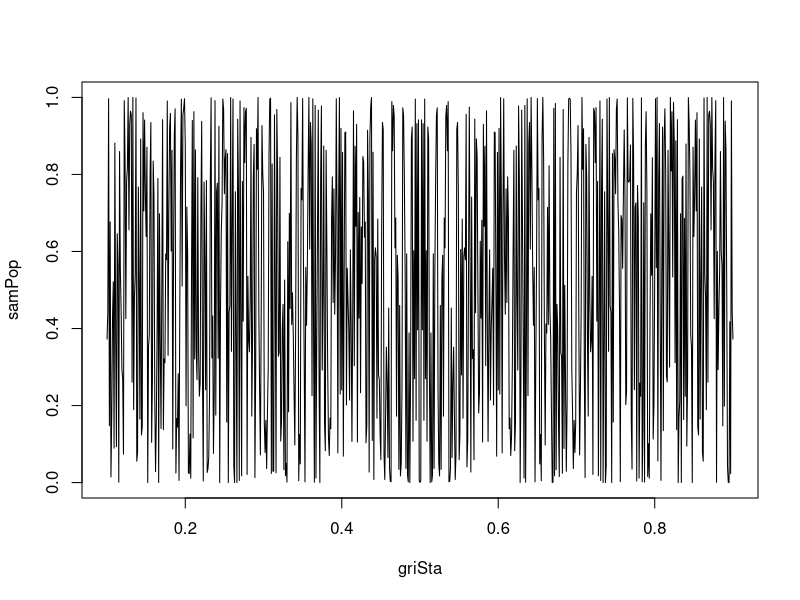
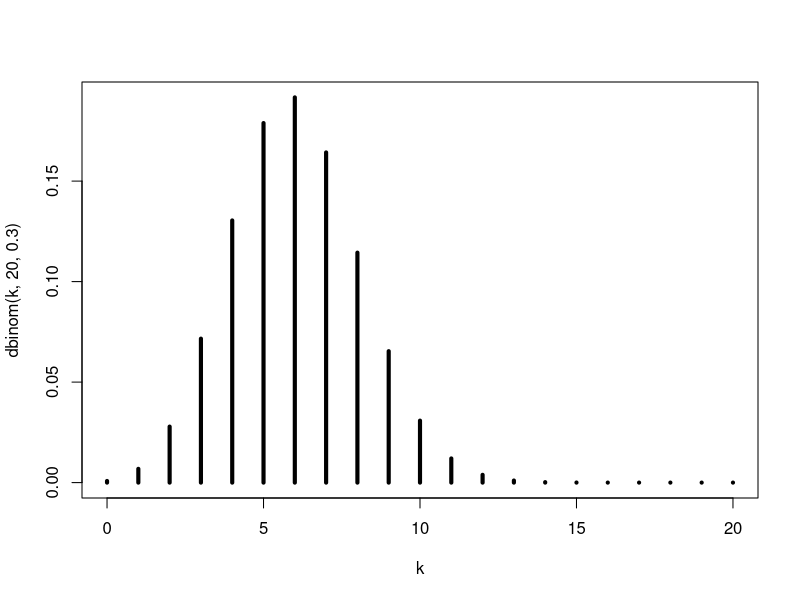
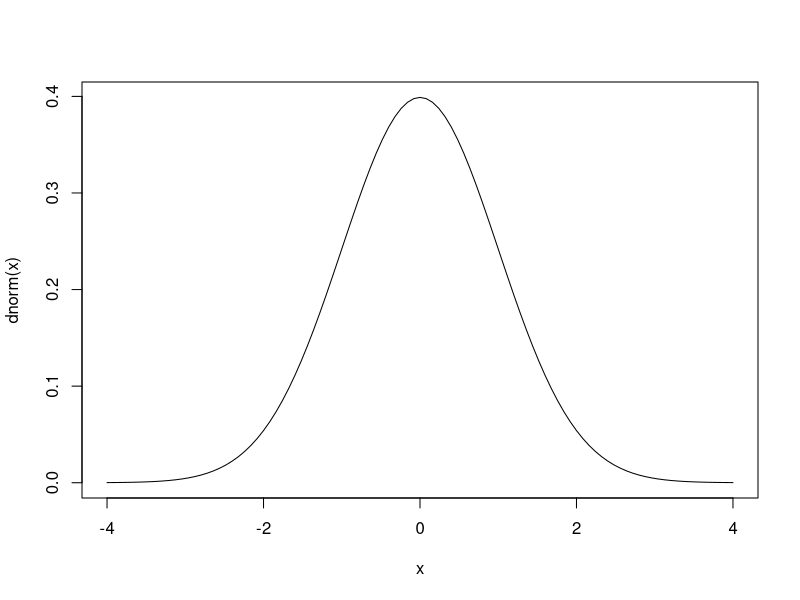
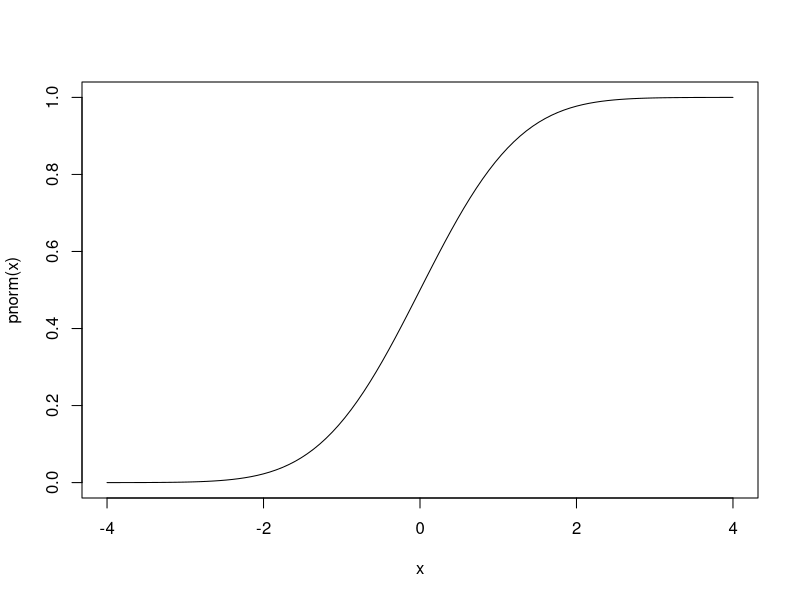
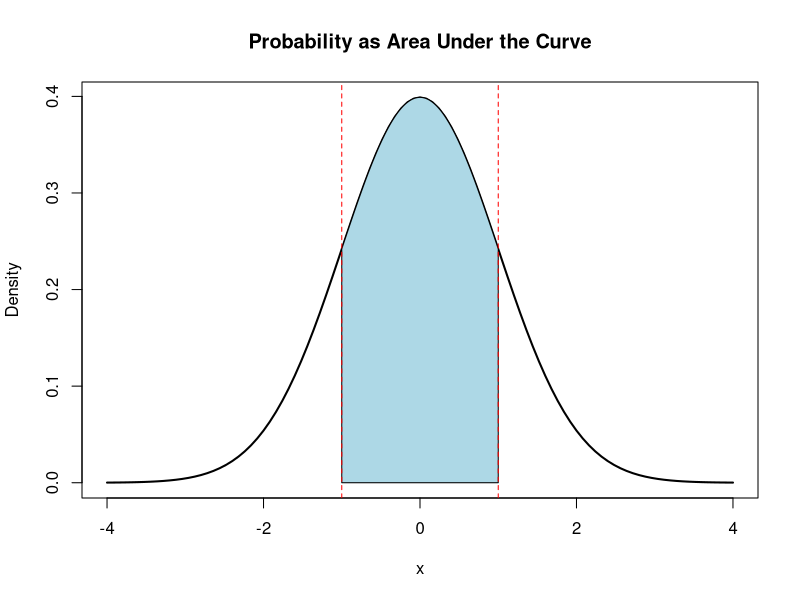
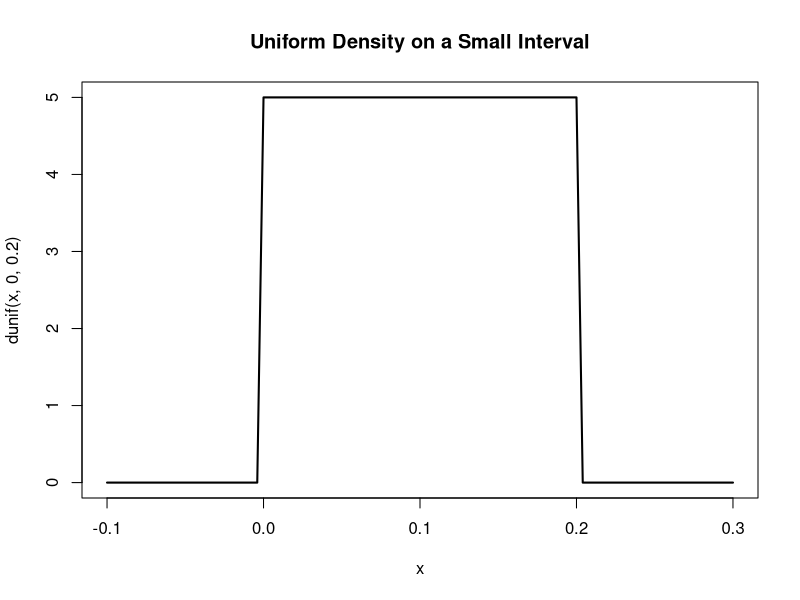
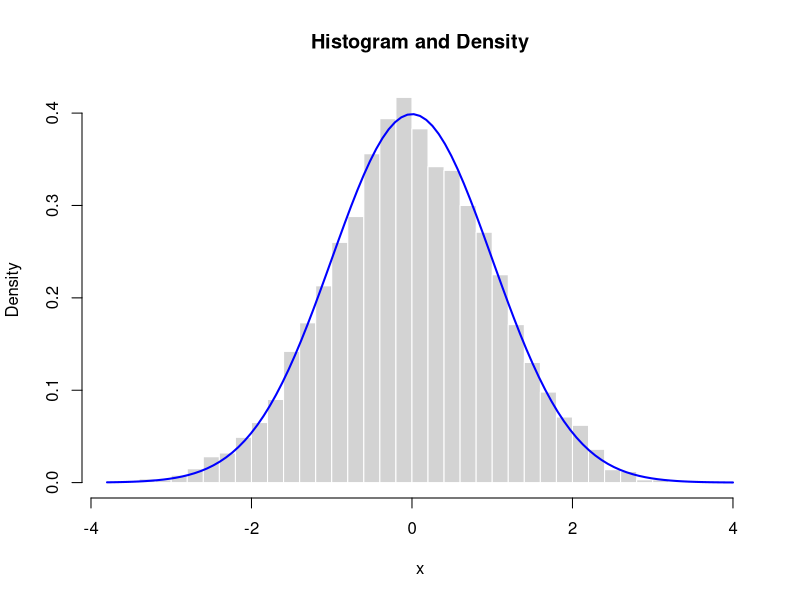
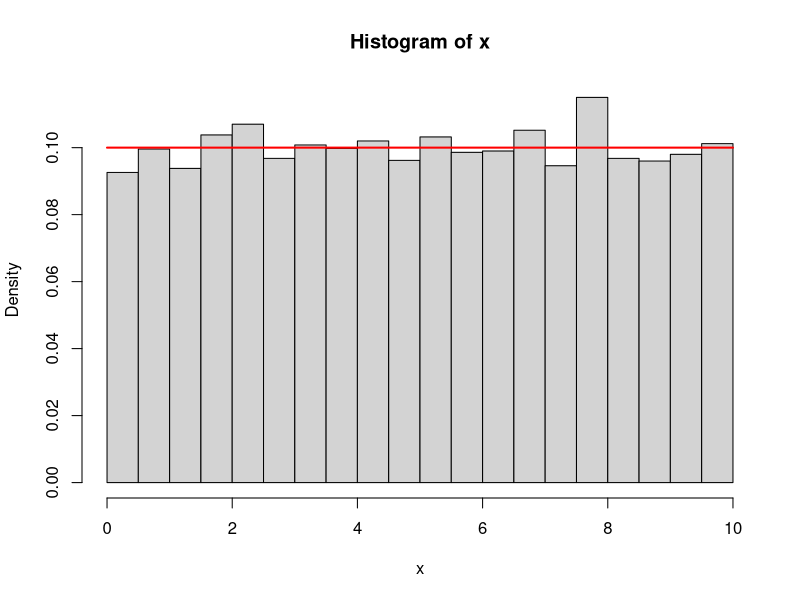

Generate these figures, in order, with R:
## ---- chunk 1
set.seed(2026)
sample(c("Heads", "Tails"), size = 10, replace = TRUE, prob = c(0.5, 0.5))
## ---- chunk 2
# Function Describing Population Growth
populationGrowth <- function(x = 1, r = 1, t = 1){
  for(i in 1:t){
    x <- r * x * (1 - x)
  }
  return(x)
}
# Samples obtained at different initial states for 10 periods
griSta <- seq(0.1,0.9, by = 0.001)
samPop <- populationGrowth(x = griSta, r = 4, t = 100)
# Print Table
names(samPop) <- griSta
print(round(samPop, 2))
#
plot(x = griSta, y = samPop, type = 'l')
## ---- chunk 3
p         <- 0.4
n         <- 1000
samCoi    <- sample(c("Heads", "Tails"), size = n, replace = TRUE, prob = c(p, 1 - p))
relFreHea <- sum(samCoi == "Heads") / n
print(relFreHea)
## ---- chunk 4
mean(sample(1:6, size = 10000, replace = TRUE) == 6)
## ---- chunk 5
dieRol <- sample(1:6, 10000, TRUE) 
pro12  <- mean(dieRol %in% c(1, 2))
pro1   <- mean(dieRol == 1)
pro2   <- mean(dieRol == 2)
print(paste0("Probability of 1: ", pro1))
print(paste0("Probability of 2: ", pro2))
print(paste0("Probability of 1 and 2: ", pro12))
## ---- chunk 6
pA <- mean(sample(1:6, 10000, TRUE) == 1)
print(paste0("Probability of rolling a 1 : ", pA))
print(paste0("Probability of not rolling a 1 : ", 1 - pA))
## ---- chunk 7
dieRol <- sample(1:6, 10000, TRUE)
proCon <- mean(dieRol == 4 & dieRol > 3) / mean(dieRol > 3)
print(paste0("Conditional probability of rolling a 4 given that a number greater than 3 is rolled: ", proCon))
## ---- chunk 8
proMar <- mean(dieRol == 4)
print(paste0("Conditional probability of rolling a 4 given that a number greater than 3 is rolled: ", proCon))
print(paste0("Marginal probability of rolling a 4: ", proMar))
## ---- chunk 9
# Bayes example via simulation
proInf <- 0.01
## Sample disease status
disease <- sample(c(TRUE, FALSE), 100000, TRUE, prob = c(proInf, 1 - proInf))
## Sample test results given disease status
sen <- 0.95
spe <- 0.05
test <- ifelse(disease,
               sample(c(TRUE,FALSE), 100000, TRUE,prob=c(sen,    1 - sen)),
               sample(c(TRUE,FALSE), 100000, TRUE,prob=c(1- spe, spe)))

mean(disease[test])
## ---- chunk 10
set.seed(1)
d1 <- sample(1:6, 100000, TRUE)
d2 <- sample(1:6, 100000, TRUE)

mean(d1 == 6 & d2 == 1)
mean(d1 == 6) * mean(d2 == 1)
## ---- chunk 11
suits  <- rep(c("H","S","D","C"), each = 13)
ranks  <- rep(1:13, 4)
deck   <- data.frame(suits, ranks)

sampA  <- deck[sample(1:52, 100000, TRUE), ]
sampB  <- deck[sample(1:52, 100000, TRUE), ]

mean(sampA$suits == "H" & sampB$ranks == 13)
mean(sampA$suits == "H") * mean(sampB$ranks == 13)
## ---- chunk 12
set.seed(2)
count <- 0
rep   <- 20000
for(i in 1:rep){
  sel1  <- sample(x = 1:52, size = 1)
  sel2  <- sample(x = (1:52)[-sel1], size = 1)
  A     <- deck$ranks[sel1] == 1
  B     <- deck$ranks[sel2] == 1
  count <- count + (A & B)
}
count/rep
(4/52) * (4/52)   # independence NOT satisfied
## ---- chunk 13
d1 <- sample(1:6, 20, TRUE)
d2 <- sample(1:6, 20, TRUE)
X  <- d1 + d2
X
## ---- chunk 14
sims <- replicate(30000, sum(sample(c(0,1),3,TRUE)))
table(sims)/length(sims)
## ---- chunk 15
X <- rowSums(cbind(sample(1:6,20000,TRUE), sample(1:6,20000,TRUE)))
prop.table(table(X))
## ---- chunk 16
mean(rpois(10000, lambda = 3))
## ---- chunk 17
mean(rbinom(1e5,20,0.3))
## ---- chunk 18
rbinom(10,20,0.5)
## ---- chunk 19
k <- 0:20
plot(k, dbinom(k,20,0.3), type="h", lwd=4)
## ---- chunk 20
table(rpois(10000,3))/10000
## ---- chunk 21
set.seed(2026)
x <- runif(n = 100000, min = 0, max = 100)
# Zero Probability for a Point
pro50 <- mean(x == 50)  # always 0
# Non-zero probability for an Interval
proInt <- mean(49 < x & x < 51)
print(paste0("Probability getting exactly 50: ", round(pro50 * 100, 2), "%"))
print(paste0("Probability getting around  50: ", round(proInt * 100, 2), "%"))
## ---- chunk 22
curve(dnorm(x), -4,4)
curve(pnorm(x), -4,4)
## ---- chunk 23
curve(dnorm(x), -4, 4, lwd=2,
      main="Probability as Area Under the Curve",
      ylab="Density")
a <- -1
b <- 1
x <- seq(a, b, length=200)
y <- dnorm(x)
polygon(c(a, x, b), c(0, y, 0), col="lightblue")
abline(v=c(a,b), col="red", lty=2)
## ---- chunk 24
pnorm(1) - pnorm(-1)
## ---- chunk 25
curve(dunif(x, 0, 0.2), from=-0.1, to=0.3, lwd=2,
      main="Uniform Density on a Small Interval")
## ---- chunk 26
set.seed(1)
x <- rnorm(5000)

hist(x, probability=TRUE, breaks=40,
     main="Histogram and Density",
     col="lightgray", border="white")

curve(dnorm(x), add=TRUE, lwd=2, col="blue")
## ---- chunk 27
# Density at a point
dnorm(0)

# Probability up to a point
pnorm(1.5)

# Probability between two values
pnorm(2) - pnorm(-1)

# Random sample
rnorm(5)
## ---- chunk 28
table(sample(1:10,10000,TRUE))/10000
## ---- chunk 29
x <- runif(10000,0,10)
hist(x, probability=TRUE, breaks=30)
curve(dunif(x,0,10), add=TRUE, col="red", lwd=2)
## ---- chunk 30
samSiz <- 10000
x      <- sample(seq(0,10,length=samSiz), samSiz, TRUE)
hist(x, probability=TRUE, breaks=30)
## ---- chunk 31
set.seed(2026)
s <- replicate(10000, sum(runif(10, -1, 1)))

hist(s, probability=TRUE, breaks=40,
     main="Sum of Uniform Variables",
     col="lightgray", border="white")

curve(dnorm(x, mean(s), sd(s)),
      add=TRUE, col="red", lwd=2)
## ---- chunk 32
curve(dnorm(x,0,1), -4,4, lwd=2,
      main="Standard Normal Density",
      ylab="Density")
## ---- chunk 33
curve(dnorm(x,0,1), -6,6, lwd=2, col="black",
      main="Effect of Mean and SD")
curve(dnorm(x,2,1), add=TRUE, col="blue", lwd=2)
curve(dnorm(x,0,2), add=TRUE, col="red", lwd=2)
legend("topright",
       legend=c("N(0,1)", "N(2,1)", "N(0,2)"),
       col=c("black","blue","red"),
       lwd=2)
## ---- chunk 34
# Example: X ~ N(10, 4^2)
pnorm(12, mean=10, sd=4) - pnorm(8, mean=10, sd=4)

# Using standardization
pnorm((12-10)/4) - pnorm((8-10)/4)
## ---- chunk 35
pnorm(1) - pnorm(-1)
pnorm(2) - pnorm(-2)
pnorm(3) - pnorm(-3)
## ---- chunk 36
curve(dnorm(x), -4,4, lwd=2,
      main="68-95-99.7 Rule")

x <- seq(-1,1,length=200)
polygon(c(-1,x,1), c(0,dnorm(x),0), col="lightblue")

x2 <- seq(-2,2,length=200)
polygon(c(-2,x2,2), c(0,dnorm(x2),0), col=rgb(1,0,0,0.2))
## ---- chunk 37
# Probability between 0.5 and 1.5
pnorm(1.5) - pnorm(0.5)

# Upper tail probability
1 - pnorm(2)

# Lower tail probability
pnorm(-1)
## ---- chunk 38
# Example 1
pnorm(1)

# Example 2
1 - pnorm(2)

# Example 3
pnorm(0.5) - pnorm(-1)
## ---- chunk 39
set.seed(2026)
x <- rnorm(1000)

hist(x, probability=TRUE, breaks=30,
     main="Histogram Approximating a Density",
     col="lightgray", border="white")

curve(dnorm(x, mean(x), sd(x)),
      add=TRUE, col="red", lwd=2)
## ---- chunk 40
set.seed(2026)

z <- rnorm(10000)
x <- z^2

hist(x, probability=TRUE, breaks=40,
     main="Chi-Squared Distribution (df = 1)",
     col="lightgray", border="white")

curve(dchisq(x, df=1),
      add=TRUE, col="red", lwd=2)
## ---- chunk 41
set.seed(2026)

k <- 5
z <- matrix(rnorm(10000 * k), ncol=k)
x <- rowSums(z^2)

hist(x, probability=TRUE, breaks=40,
     main=paste("Chi-Squared Distribution (df =", k, ")"),
     col="lightgray", border="white")

curve(dchisq(x, df=k),
      add=TRUE, col="red", lwd=2)
## ---- chunk 42
curve(dchisq(x,1), 0, 12, lwd=2,
      main="Effect of Degrees of Freedom",
      ylab="Density")

curve(dchisq(x,5), 0, 12, col="red", lwd=2, add=TRUE)
curve(dchisq(x,10), 0, 12, col="blue", lwd=2, add=TRUE)

legend("topright",
       legend=c("df = 1", "df = 5", "df = 10"),
       col=c("black","red","blue"),
       lwd=2)
## ---- chunk 43
# Simulate chi-squared values
rchisq(10, df=3)

# Probability X ≤ 4
pchisq(4, df=3)

# Upper tail probability
1 - pchisq(6, df=3)
## ---- chunk 44
curve(dnorm(x), -4,4, lwd=2,
      main="Normal vs t Distributions",
      ylab="Density")

curve(dt(x,1),  -4,4, col="red",   lwd=2, add=TRUE)
curve(dt(x,5),  -4,4, col="blue",  lwd=2, add=TRUE)
curve(dt(x,20), -4,4, col="green", lwd=2, add=TRUE)

legend("topright",
       legend=c("Normal","t df=1","t df=5","t df=20"),
       col=c("black","red","blue","green"),
       lwd=2)
## ---- chunk 45
set.seed(2026)

z <- rnorm(10000)
u <- rchisq(10000, df=5)
t <- z / sqrt(u/5)

hist(t, probability=TRUE, breaks=40,
     main="t Distribution (df = 5)",
     col="lightgray", border="white")

curve(dt(x, df=5),
      add=TRUE, col="red", lwd=2)
## ---- chunk 46
# simulate
rt(10, df=5)

# probability T ≤ 1.5
pt(1.5, df=5)

# upper tail probability
1 - pt(2, df=5)
## ---- chunk 47
set.seed(2026)

u1 <- rchisq(10000, df=5)
u2 <- rchisq(10000, df=10)

f  <- (u1/5)/(u2/10)

hist(f, probability=TRUE, breaks=40,
     main="F Distribution (df1 = 5, df2 = 10)",
     col="lightgray", border="white")

curve(df(x,5,10),
      add=TRUE, col="red", lwd=2)
## ---- chunk 48
curve(df(x,1,5), 0,5, lwd=2,
      main="Effect of Degrees of Freedom",
      ylab="Density")

curve(df(x,5,5), 0,5, col="red", lwd=2, add=TRUE)
curve(df(x,10,10), 0,5, col="blue", lwd=2, add=TRUE)

legend("topright",
       legend=c("F(1,5)","F(5,5)","F(10,10)"),
       col=c("black","red","blue"),
       lwd=2)
## ---- chunk 49
# simulate values
rf(10, 5, 10)

# probability F ≤ 2
pf(2, 5, 10)

# upper tail probability
1 - pf(3, 5, 10)
## ---- chunk 50
set.seed(1)
n <- 5
p <- 0.3
x <- rbinom(n = 10000, size = n, prob = p)

# Mean Computed Directly
print(paste0("The exact mean is: ", n * p))
print(paste0("The approximate mean is: ", mean(x)))

# Computing the Mean using the formula
pmf <- dbinom(x = 0:n, size = n, prob = p)
exaMeaBin <- sum(pmf * (0:n))
print(paste0("The exact mean is: ", exaMeaBin))

# Approximate Mean using empirical probabilities
proTab <- prop.table(table(x))
appMea <- sum(proTab * (0:n))
print(paste0("The approximate mean is: ", appMea))
## ---- chunk 51
set.seed(1)
mea1 <- 2
mea2 <- 5
x <- rnorm(10000, mean = mea1, sd = 1)
y <- rnorm(10000, mean = mea2, sd = 2)
z <- 3 * x + 2 * y

# Using the simulation
appMea    <- mean(z)
appMeaLin <- 3*mean(x) + 2*mean(y)
exaMeaLin <- 3 * mea1 + 2 * mea2

print(paste0("The approximate mean is: ", appMea))
print(paste0("The approximate mean using linearity is: ", appMeaLin))
print(paste0("The exact mean using linearity is: ", exaMeaLin))
## ---- chunk 52
set.seed(1)
var <- 4
x   <- rnorm(10000, mean = 0, sd = sqrt(var))
# Compute the Mean
meaX <- mean(x)
# Compute the Mean of the Square
meaX2 <- mean(x^2)
# Variance directly
dirVar <- var(x)
# Variance alternative representation
altVar <- meaX2 - meaX^2
# Prints results
print(paste0("Direct approximate variance: ", dirVar))
print(paste0("Alternative approximate variance: ", altVar))
## ---- chunk 53
c <- 5
x <- rnorm(10000)
y <- x + c
print(paste0("Approximate varaince X: ", var(x)))
print(paste0("Approximate varaince Y: ", var(y)))
# Visualization
curve(dnorm(x, mean = 0, sd = 1),
      from = -5,
      to   = 5 + c,
      lwd  = 2,
      col  = rgb(1,0,0),
      ylab = "pdf")
par(new=TRUE)
curve(dnorm(x, mean = 0 + c, sd = 1),
      from = -5,
      to   = 5 + c,
      lwd  = 2,
      col  = rgb(0,0,1),
      ylab = "")
## ---- chunk 54
a    <- 2
varX <- 1
x    <- rnorm(10000, mean = 0, sd = sqrt(varX))
y    <- a * x
varY <- a^2 * varX
print(paste0("Exact varaince X: ", varX))
print(paste0("Approximate varaince X: ", var(x)))
print(paste0("Exact varaince Y: ", varY))
print(paste0("Approximate varaince Y: ", var(y)))
# Visualization
xmin <- -3 * max(a, 1) ^ 2
xmax <- 3 * max(a, 1) ^ 2 
yval <- dnorm(x = seq(xmin, xmax, length = 101), mean = 0, sd = sqrt(varX))
ymin <- min(yval)
ymax <- max(yval)
curve(dnorm(x, mean = 0, sd = sqrt(varX)),
      from = xmin,
      to   = xmax,
      ylim = c(ymin, ymax),
      lwd  = 2,
      col  = rgb(1,0,0),
      ylab = "pdf")
par(new=TRUE)
curve(dnorm(x, mean = 0, sd = a * sqrt(varX)),
      from = xmin,
      to   = xmax,
      ylim = c(ymin, ymax),
      lwd  = 2,
      col  = rgb(0,0,1),
      ylab = "")
## ---- chunk 55
set.seed(1)
x <- rnorm(10000, mean = 0, sd = 1)
y <- rnorm(10000, mean = 0, sd = 2)
z <- x + y
print(paste0("Approx var(X): ", var(x)))
print(paste0("Approx var(Y): ", var(y)))
print(paste0("Approx var(X)+var(Y): ", var(x)+var(y)))
print(paste0("Approx var(X+Y): ", var(z)))
## ---- chunk 56
set.seed(1)
x <- rnorm(10000, mean = 0, sd = 1)
y <- x + rnorm(10000, mean = 0, sd = 1)
z <- x + y
print(paste0("Approx var(X): ", var(x)))
print(paste0("Approx var(Y): ", var(y)))
print(paste0("Approx var(X)+var(Y): ", var(x)+var(y)+2*cov(x,y)))
print(paste0("Approx var(X+Y): ", var(z)))
## ---- chunk 57
set.seed(123)

n <- 100000

Y <- rbinom(n, 1, 0.4)

X <- ifelse(Y == 0,
            rnorm(n, mean = 5, sd = 1),
            rnorm(n, mean = 10, sd = 1))

# Empirical conditional expectations
mean(X[Y == 0])
mean(X[Y == 1])
## ---- chunk 58
set.seed(123)

n <- 100000

# Generate Y
Y <- rbinom(n, 1, 0.4)

# Generate X conditional on Y
X <- ifelse(Y == 0,
            rnorm(n, mean = 5, sd = 1),
            rnorm(n, mean = 10, sd = 1))

# Empirical mean of X
mean(X)

# Conditional means
mean(X[Y == 0])
mean(X[Y == 1])

# Weighted average of conditional means
mean(X[Y == 0]) * mean(Y == 0) +
  mean(X[Y == 1]) * mean(Y == 1)
